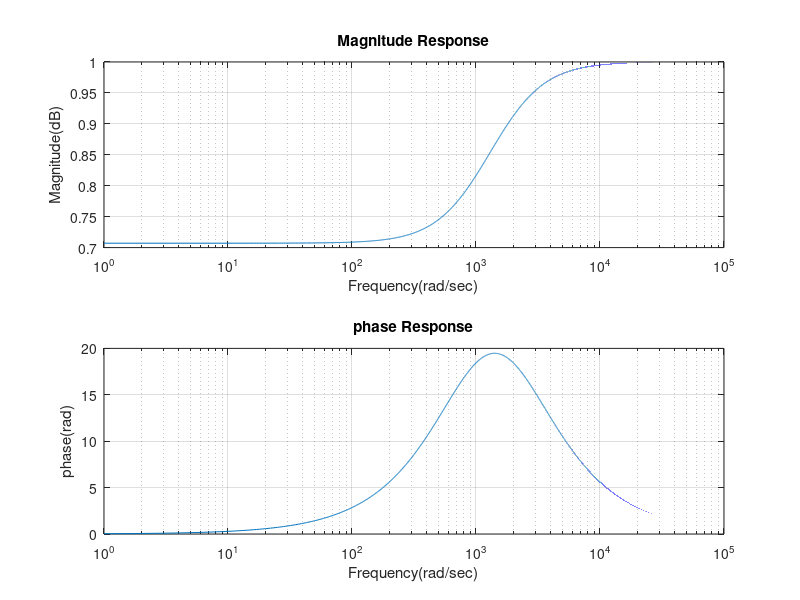

Write the MATLAB code that produced this figure.
clear all;
close all; 
clc;
R1=1000;
R2=1000;
C1=10^-6;
W=0:50000;
mag=(sqrt(1+(1./(R1*C1*W).^2)))./(sqrt(1+(1./(R2*C1*W).^2)+(1./(R1*C1*W).^2)));
subplot(2,1,1);
semilogx(W,mag); %logscale along x-axis to visualize larger value to smaller value
title('Magnitude Response');
xlabel('Frequency(rad/sec)');
ylabel('Magnitude(dB)');
grid on;
phase=(atan((R1*W*C1))-atan((W*R1*R2*C1)/(R1+R2)) ).*180/pi;
subplot(2,1,2);
semilogx(W,phase);
title('phase Response');
xlabel('Frequency(rad/sec)');
ylabel('phase(rad)');
grid on;

